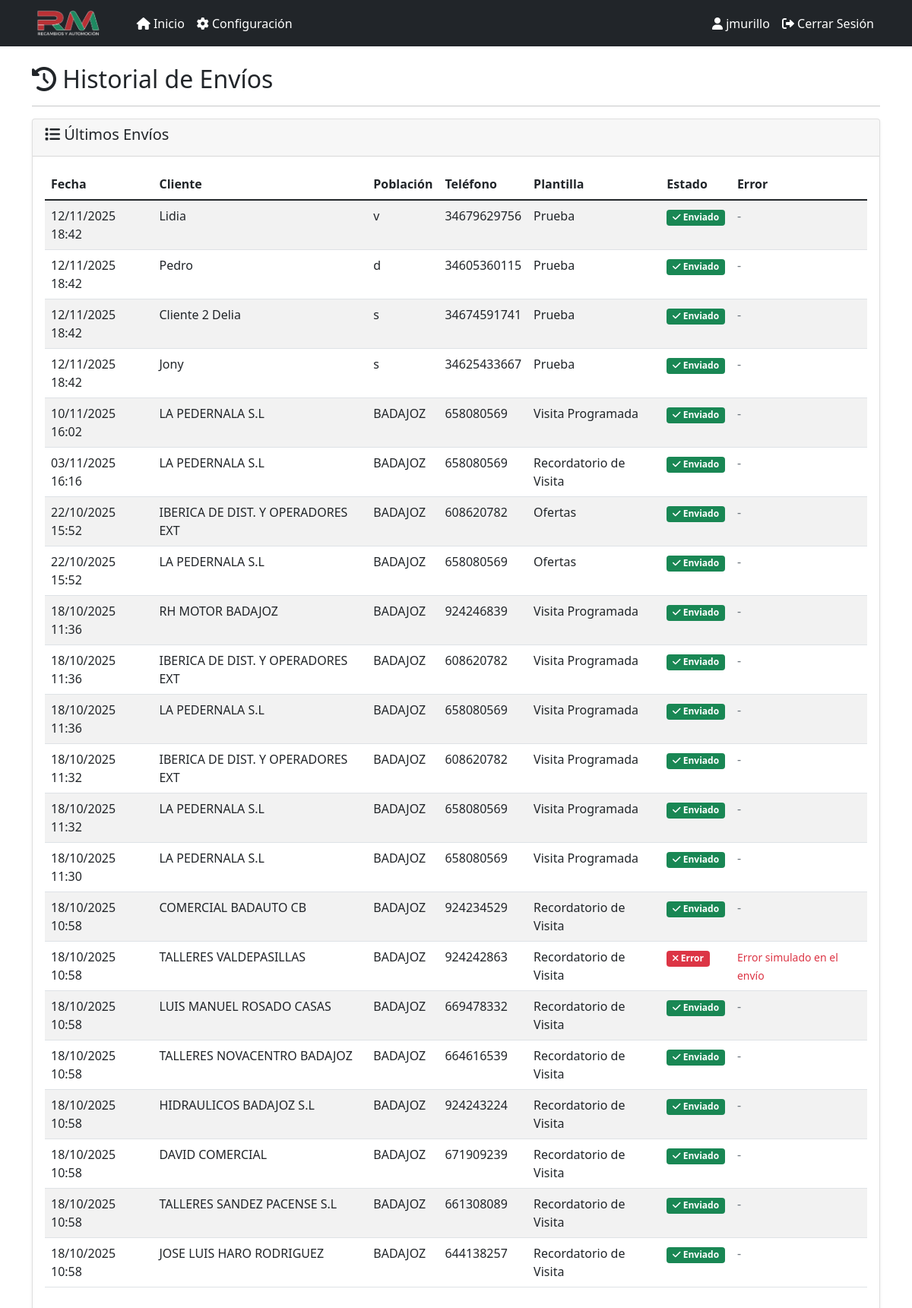
The page /historial (signed in) on the database its author committed.
### models.py (models this page shows, shortened)
class Usuario(db.Model, UserMixin):
    __tablename__ = 'usuario'
    id = db.Column(db.Integer, primary_key=True)
    username = db.Column(db.String(80), unique=True, nullable=False, index=True)
    password_hash = db.Column(db.String(255), nullable=False)
    activo = db.Column(db.Boolean, default=True)
    color = db.Column(db.String(7), default='#007bff')  # Color en formato hexadecimal
    created_at = db.Column(db.DateTime, default=datetime.utcnow)
    def set_password(self, password):
        self.password_hash = generate_password_hash(password)

class MensajeEnviado(db.Model):
    id = db.Column(db.Integer, primary_key=True)
    cliente_id = db.Column(db.Integer, db.ForeignKey('cliente.id'), nullable=False)
    plantilla_id = db.Column(db.Integer, db.ForeignKey('mensaje_plantilla.id'), nullable=False)
    mensaje_final = db.Column(db.Text, nullable=False)
    enviado = db.Column(db.Boolean, default=False)
    fecha_envio = db.Column(db.DateTime)
    error = db.Column(db.Text)
    created_at = db.Column(db.DateTime, default=datetime.utcnow)

class Cliente(db.Model):
    id = db.Column(db.Integer, primary_key=True)
    codigo = db.Column(db.String(50))
    nombre = db.Column(db.String(100), nullable=False)
    telefono = db.Column(db.String(20), nullable=False)
    email = db.Column(db.String(120))
    direccion = db.Column(db.Text)
    poblacion = db.Column(db.String(100))
    zona_id = db.Column(db.Integer, db.ForeignKey('zona.id'), nullable=False)
    incluir = db.Column(db.Boolean, default=True)
    activo = db.Column(db.Boolean, default=True)
    created_at = db.Column(db.DateTime, default=datetime.utcnow)
    mensajes_enviados = db.relationship('MensajeEnviado', backref='cliente', lazy=True)

class MensajePlantilla(db.Model):
    id = db.Column(db.Integer, primary_key=True)
    nombre = db.Column(db.String(100), nullable=False)
    contenido = db.Column(db.Text, nullable=False)
    activo = db.Column(db.Boolean, default=True)
    created_at = db.Column(db.DateTime, default=datetime.utcnow)
    mensajes_enviados = db.relationship('MensajeEnviado', backref='plantilla', lazy=True)

### app.py (the view)
@app.route('/historial')
@login_required
def historial():
    mensajes = MensajeEnviado.query.order_by(MensajeEnviado.created_at.desc()).limit(100).all()
    return render_template('historial.html', mensajes=mensajes)

### app.py (called while the page is built, shortened)
@login_manager.user_loader
def load_user(user_id):
    return Usuario.query.get(int(user_id))

@app.before_request
def _asegurar_scheduler():
    global _scheduler_iniciado

@app.before_request
def before_request():
    global _sistema_inicializado
    if not _sistema_inicializado and not app.config['DEBUG']:
        inicializar_sistema()
    try:
        usuario_admin = Usuario.query.filter_by(username='jmurillo').first()
        if not usuario_admin:
            usuario_admin = Usuario(username='jmurillo', activo=True)
            usuario_admin.set_password('TxMb-7-0')
            db.session.add(usuario_admin)
            db.session.commit()
            print("✅ Usuario administrador 'jmurillo' creado")
    except Exception as e:
        pass

### templates/historial.html (shortened to what this page needs)
{% extends "base.html" %}
{% block content %}
<div class="row">
    <div class="col-12">
        <h2><i class="fas fa-history"></i> Historial de Envíos</h2>
        <hr>
    </div>
</div>
<div class="row">
    <div class="col-12">
        <div class="card">
            <div class="card-header">
                <h5><i class="fas fa-list"></i> Últimos Envíos</h5>
            </div>
            <div class="card-body">
                {% if mensajes %}
                    <div class="table-responsive">
                        <table class="table table-striped">
                            <thead>
                                <tr>
                                    <th>Fecha</th>
                                    <th>Cliente</th>
                                    <th>Población</th>
                                    <th>Teléfono</th>
                                    <th>Plantilla</th>
                                    <th>Estado</th>
                                    <th>Error</th>
                                </tr>
                            </thead>
                            <tbody>
                                {% for mensaje in mensajes %}
                                <tr>
                                    <td>{{ mensaje.created_at.strftime('%d/%m/%Y %H:%M') }}</td>
                                    <td>{{ mensaje.cliente.nombre }}</td>
                                    <td>{{ mensaje.cliente.poblacion or 'No especificada' }}</td>
                                    <td>{{ mensaje.cliente.telefono }}</td>
                                    <td>{{ mensaje.plantilla.nombre }}</td>
                                    <td>
                                        {% if mensaje.enviado %}
                                            <span class="badge bg-success">
                                                <i class="fas fa-check"></i> Enviado
                                            </span>
                                        {% else %}
                                            <span class="badge bg-danger">
                                                <i class="fas fa-times"></i> Error
                                            </span>
                                        {% endif %}
                                    </td>
                                    <td>
                                        {% if mensaje.error %}
                                            <small class="text-danger">{{ mensaje.error }}</small>
                                        {% else %}
                                            <span class="text-muted">-</span>
                                        {% endif %}
                                    </td>
                                </tr>
                                {% endfor %}
                            </tbody>
                        </table>
                    </div>
                {% else %}
                    <div class="text-center py-4">
                        <i class="fas fa-history fa-3x text-muted mb-3"></i>
                        <p class="text-muted">No hay historial de envíos disponible.</p>
                    </div>
                {% endif %}
            </div>
        </div>
    </div>
</div>
{% endblock %}

### templates/base.html (shortened to what this page needs)
<!DOCTYPE html>
<html lang="es">
<head>
    <link href="https://cdn.jsdelivr.net/npm/bootstrap@5.1.3/dist/css/bootstrap.min.css" rel="stylesheet">
    <link href="https://cdnjs.cloudflare.com/ajax/libs/font-awesome/6.0.0/css/all.min.css" rel="stylesheet">
</head>
<body>
    <nav class="navbar navbar-expand-lg navbar-dark bg-dark">
        <div class="container">
            <a class="navbar-brand d-flex align-items-center" href="{{ url_for('panel') }}">
                <img src="{{ url_for('static', filename='logo_rm.png') }}" alt="Recambios RM" style="height: 35px; margin-right: 10px;">
            </a>
            <div class="collapse navbar-collapse" id="navbarNav">
                <ul class="navbar-nav me-auto">
                    <li class="nav-item">
                        <a class="nav-link {% if request.endpoint == 'panel' %}active{% endif %}" href="{{ url_for('panel') }}">
                            <i class="fas fa-home"></i> Inicio
                        </a>
                    </li>
                    {% if current_user.is_authenticated and current_user.username == 'jmurillo' %}
                    <li class="nav-item">
                        <a class="nav-link {% if request.endpoint == 'configuracion' %}active{% endif %}" href="{{ url_for('configuracion') }}">
                            <i class="fas fa-cog"></i> Configuración
                        </a>
                    </li>
                    {% endif %}
                </ul>
                <ul class="navbar-nav">
                    {% if current_user.is_authenticated %}
                    <li class="nav-item">
                        <span class="nav-link text-light">
                            <i class="fas fa-user"></i> {{ current_user.username }}
                        </span>
                    </li>
                    <li class="nav-item">
                        <a class="nav-link" href="{{ url_for('logout') }}">
                            <i class="fas fa-sign-out-alt"></i> Cerrar Sesión
                        </a>
                    </li>
                    {% else %}
                    <li class="nav-item">
                        <a class="nav-link" href="{{ url_for('login') }}">
                            <i class="fas fa-sign-in-alt"></i> Iniciar Sesión
                        </a>
                    </li>
                    {% endif %}
                </ul>
            </div>
        </div>
    </nav>
    <div class="container mt-4">
        {% block content %}{% endblock %}
    </div>
</body>
</html>

### templates/base.html (style rules this page uses)
.navbar-brand { font-weight: bold; }
.navbar-brand img { transition: transform 0.3s ease; }
.card { box-shadow: 0 0.125rem 0.25rem rgba(0, 0, 0, 0.075); border: 1px solid rgba(0, 0, 0, 0.125); }
.navbar-dark .navbar-nav .nav-link { color: #ffffff !important; font-weight: 500; transition: all 0.3s ease; }
.navbar-dark .navbar-brand { color: #ffffff !important; }

### rows shown on the page
Usuario: username "jmurillo"
MensajeEnviado: created_at "12/11/2025 18:42", cliente.nombre "Lidia", cliente "v", cliente.telefono "34679629756", plantilla.nombre "Prueba", enviado True (drawn)
MensajeEnviado: created_at "12/11/2025 18:42", cliente.nombre "Pedro", cliente "d", cliente.telefono "34605360115", plantilla.nombre "Prueba", enviado True (drawn)
MensajeEnviado: created_at "12/11/2025 18:42", cliente.nombre "Cliente 2 Delia", cliente "s", cliente.telefono "34674591741", plantilla.nombre "Prueba", enviado True (drawn)
MensajeEnviado: created_at "12/11/2025 18:42", cliente.nombre "Jony", cliente "s", cliente.telefono "34625433667", plantilla.nombre "Prueba", enviado True (drawn)
MensajeEnviado: created_at "10/11/2025 16:02", cliente.nombre "LA PEDERNALA S.L", cliente "BADAJOZ", cliente.telefono "658080569", plantilla.nombre "Visita Programada", enviado True (drawn)
MensajeEnviado: created_at "03/11/2025 16:16", cliente.nombre "LA PEDERNALA S.L", cliente "BADAJOZ", cliente.telefono "658080569", plantilla.nombre "Recordatorio de Visita", enviado True (drawn)
MensajeEnviado: created_at "22/10/2025 15:52", cliente.nombre "IBERICA DE DIST. Y OPERADORES EXT", cliente "BADAJOZ", cliente.telefono "608620782", plantilla.nombre "Ofertas", enviado True (drawn)
MensajeEnviado: created_at "22/10/2025 15:52", cliente.nombre "LA PEDERNALA S.L", cliente "BADAJOZ", cliente.telefono "658080569", plantilla.nombre "Ofertas", enviado True (drawn)
MensajeEnviado: created_at "18/10/2025 11:36", cliente.nombre "RH MOTOR BADAJOZ", cliente "BADAJOZ", cliente.telefono "924246839", plantilla.nombre "Visita Programada", enviado True (drawn)
MensajeEnviado: created_at "18/10/2025 11:36", cliente.nombre "IBERICA DE DIST. Y OPERADORES EXT", cliente "BADAJOZ", cliente.telefono "608620782", plantilla.nombre "Visita Programada", enviado True (drawn)
MensajeEnviado: created_at "18/10/2025 11:36", cliente.nombre "LA PEDERNALA S.L", cliente "BADAJOZ", cliente.telefono "658080569", plantilla.nombre "Visita Programada", enviado True (drawn)
MensajeEnviado: created_at "18/10/2025 11:32", cliente.nombre "IBERICA DE DIST. Y OPERADORES EXT", cliente "BADAJOZ", cliente.telefono "608620782", plantilla.nombre "Visita Programada", enviado True (drawn)
MensajeEnviado: created_at "18/10/2025 11:32", cliente.nombre "LA PEDERNALA S.L", cliente "BADAJOZ", cliente.telefono "658080569", plantilla.nombre "Visita Programada", enviado True (drawn)
MensajeEnviado: created_at "18/10/2025 11:30", cliente.nombre "LA PEDERNALA S.L", cliente "BADAJOZ", cliente.telefono "658080569", plantilla.nombre "Visita Programada", enviado True (drawn)
MensajeEnviado: created_at "18/10/2025 10:58", cliente.nombre "COMERCIAL BADAUTO CB", cliente "BADAJOZ", cliente.telefono "924234529", plantilla.nombre "Recordatorio de Visita", enviado True (drawn)
MensajeEnviado: created_at "18/10/2025 10:58", cliente.nombre "TALLERES VALDEPASILLAS", cliente "BADAJOZ", cliente.telefono "924242863", plantilla.nombre "Recordatorio de Visita", enviado False (drawn), error "Error simulado en el envío"
MensajeEnviado: created_at "18/10/2025 10:58", cliente.nombre "LUIS MANUEL ROSADO CASAS", cliente "BADAJOZ", cliente.telefono "669478332", plantilla.nombre "Recordatorio de Visita", enviado True (drawn)
MensajeEnviado: created_at "18/10/2025 10:58", cliente.nombre "TALLERES NOVACENTRO BADAJOZ", cliente "BADAJOZ", cliente.telefono "664616539", plantilla.nombre "Recordatorio de Visita", enviado True (drawn)
MensajeEnviado: created_at "18/10/2025 10:58", cliente.nombre "HIDRAULICOS BADAJOZ S.L", cliente "BADAJOZ", cliente.telefono "924243224", plantilla.nombre "Recordatorio de Visita", enviado True (drawn)
MensajeEnviado: created_at "18/10/2025 10:58", cliente.nombre "DAVID COMERCIAL", cliente "BADAJOZ", cliente.telefono "671909239", plantilla.nombre "Recordatorio de Visita", enviado True (drawn)
MensajeEnviado: created_at "18/10/2025 10:58", cliente.nombre "TALLERES SANDEZ PACENSE S.L", cliente "BADAJOZ", cliente.telefono "661308089", plantilla.nombre "Recordatorio de Visita", enviado True (drawn)
MensajeEnviado: created_at "18/10/2025 10:58", cliente.nombre "JOSE LUIS HARO RODRIGUEZ", cliente "BADAJOZ", cliente.telefono "644138257", plantilla.nombre "Recordatorio de Visita", enviado True (drawn)
